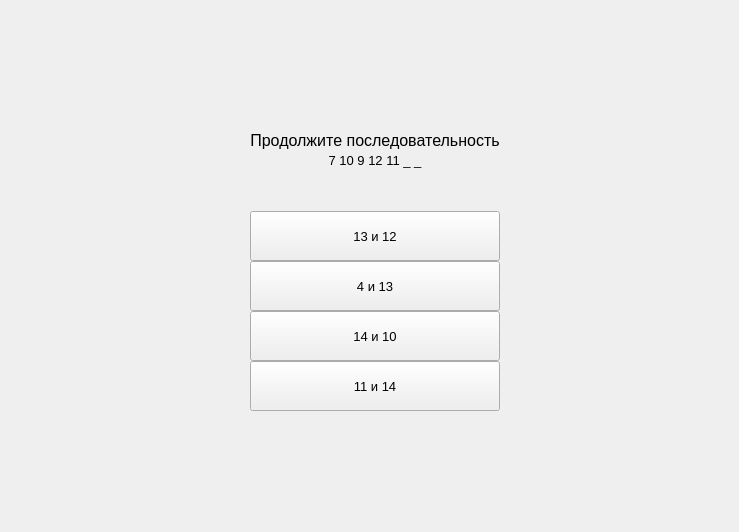
      <widget class="QWidget" name="page_5">
       <layout class="QGridLayout" name="gridLayout_11">
        <property name="rightMargin">
         <number>0</number>
        </property>
        <property name="bottomMargin">
         <number>0</number>
        </property>
        <property name="spacing">
         <number>0</number>
        </property>
        <item row="0" column="0">
         <widget class="QWidget" name="widget_5" native="true">
          <layout class="QGridLayout" name="gridLayout_7">
           <property name="leftMargin">
            <number>0</number>
           </property>
           <property name="topMargin">
            <number>0</number>
           </property>
           <property name="rightMargin">
            <number>0</number>
           </property>
           <property name="bottomMargin">
            <number>0</number>
           </property>
           <property name="spacing">
            <number>0</number>
           </property>
           <item row="3" column="2">
            <spacer name="horizontalSpacer_10">
             <property name="orientation">
              <enum>Qt::Horizontal</enum>
             </property>
             <property name="sizeHint" stdset="0">
              <size>
               <width>239</width>
               <height>20</height>
              </size>
             </property>
            </spacer>
           </item>
           <item row="5" column="1">
            <widget class="QPushButton" name="pushButton_10">
             <property name="minimumSize">
              <size>
               <width>0</width>
               <height>50</height>
              </size>
             </property>
             <property name="font">
              <font>
               <pointsize>10</pointsize>
              </font>
             </property>
             <property name="text">
              <string>13 и 12</string>
             </property>
            </widget>
           </item>
           <item row="0" column="1">
            <spacer name="verticalSpacer_13">
             <property name="orientation">
              <enum>Qt::Vertical</enum>
             </property>
             <property name="sizeHint" stdset="0">
              <size>
               <width>20</width>
               <height>120</height>
              </size>
             </property>
            </spacer>
           </item>
           <item row="1" column="0" rowspan="2">
            <spacer name="horizontalSpacer_9">
             <property name="orientation">
              <enum>Qt::Horizontal</enum>
             </property>
             <property name="sizeHint" stdset="0">
              <size>
               <width>239</width>
               <height>20</height>
              </size>
             </property>
            </spacer>
           </item>
           <item row="6" column="1">
            <widget class="QPushButton" name="pushButton_11">
             <property name="minimumSize">
              <size>
               <width>0</width>
               <height>50</height>
              </size>
             </property>
             <property name="font">
              <font>
               <pointsize>10</pointsize>
              </font>
             </property>
             <property name="text">
              <string>4 и 13</string>
             </property>
            </widget>
           </item>
           <item row="7" column="1">
            <widget class="QPushButton" name="pushButton_12">
             <property name="minimumSize">
              <size>
               <width>0</width>
               <height>50</height>
              </size>
             </property>
             <property name="font">
              <font>
               <pointsize>10</pointsize>
              </font>
             </property>
             <property name="text">
              <string>14 и 10</string>
             </property>
            </widget>
           </item>
           <item row="2" column="1" rowspan="2">
            <widget class="QLabel" name="label_7">
             <property name="font">
              <font>
               <pointsize>10</pointsize>
              </font>
             </property>
             <property name="text">
              <string>7 10 9 12 11 _ _</string>
             </property>
             <property name="alignment">
              <set>Qt::AlignCenter</set>
             </property>
            </widget>
           </item>
           <item row="1" column="1">
            <widget class="QLabel" name="label_6">
             <property name="font">
              <font>
               <pointsize>12</pointsize>
              </font>
             </property>
             <property name="text">
              <string>Продолжите последовательность</string>
             </property>
             <property name="alignment">
              <set>Qt::AlignCenter</set>
             </property>
            </widget>
           </item>
           <item row="8" column="1">
            <widget class="QPushButton" name="pushButton_13">
             <property name="minimumSize">
              <size>
               <width>0</width>
               <height>50</height>
              </size>
             </property>
             <property name="font">
              <font>
               <pointsize>10</pointsize>
              </font>
             </property>
             <property name="text">
              <string>11 и 14</string>
             </property>
            </widget>
           </item>
           <item row="9" column="1">
            <spacer name="verticalSpacer_12">
             <property name="orientation">
              <enum>Qt::Vertical</enum>
             </property>
             <property name="sizeHint" stdset="0">
              <size>
               <width>20</width>
               <height>121</height>
              </size>
             </property>
            </spacer>
           </item>
           <item row="4" column="1">
            <spacer name="verticalSpacer_14">
             <property name="orientation">
              <enum>Qt::Vertical</enum>
             </property>
             <property name="sizeType">
              <enum>QSizePolicy::Minimum</enum>
             </property>
             <property name="sizeHint" stdset="0">
              <size>
               <width>20</width>
               <height>40</height>
              </size>
             </property>
            </spacer>
           </item>
          </layout>
         </widget>
        </item>
       </layout>
      </widget>
